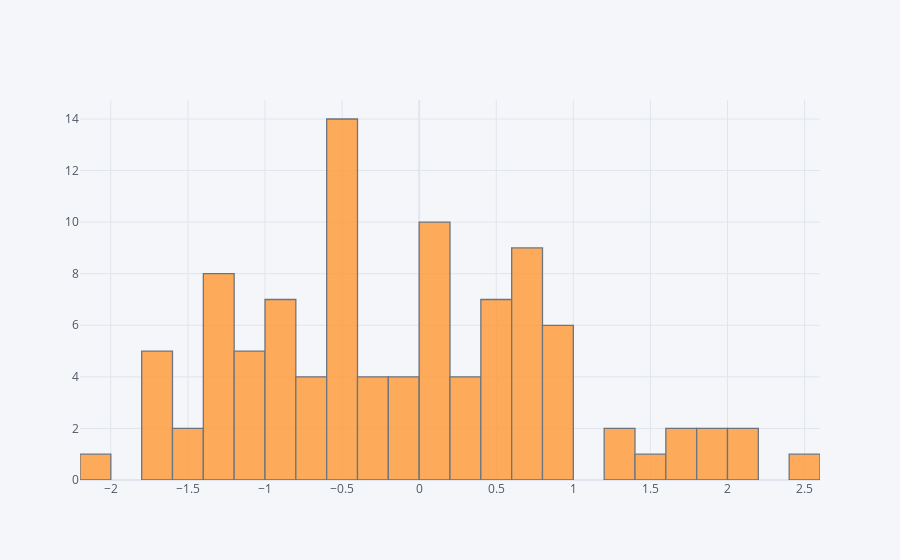

Notebook source saved alongside this figure:
### Code cell
df['A'].iplot(kind='hist',bins=25)

### Figure 1 — Plotly figure (JSON) as saved in the notebook; plotly's stock layout.template omitted (floating-point values rounded to 4 significant figures)
{"data": [{"histfunc": "count", "histnorm": "", "marker": {"color": "rgba(255, 153, 51, 1.0)", "line": {"color": "#4D5663", "width": 1.3}}, "name": "A", "nbinsx": 25, "opacity": 0.8, "orientation": "v", "type": "histogram", "x": [0.06788, -1.298, 1.579, 0.7242, 0.8926, 0.9604, 0.3854, -0.6464, 0.1881, 0.3232, 0.1, -0.4838, 0.05136, -1.068, 0.5831, -0.9116, 1.211, 0.5661, -1.616, -0.5263, 2.015, -1.233, -0.4746, 0.5059, -1.604, 0.7354, -0.4719, -0.4165, 0.1001, -0.5136, 0.8936, -0.4901, 0.699, -1.063, 0.6731, 0.5078, 0.4176, 1.3, -0.1178, -0.9276, -0.5962, -0.8705, -1.663, -1.228, -1.351, -0.9879, 0.5726, -1.315, -1.035, 0.7723, -1.41, -0.1538, -2.043, -1.314, -1.158, -0.8281, -0.4237, 0.7321, 2.492, -0.2813, 0.9982, 0.3067, 0.6921, -0.4554, 1.828, -0.9465, 1.79, -0.6013, -1.195, -0.4567, -0.1642, 0.2083, 0.1385, 0.8573, 0.03988, 0.04347, 0.6467, 1.664, -0.3838, -1.257, 0.7488, -0.2545, -1.614, 0.1516, -1.36, -0.4171, 0.4408, 1.903, -0.1312, -1.694, 0.1287, -0.3386, 2.054, -0.6797, 0.8877, -0.4147, -0.5253, -0.9409, -0.7778, -1.51]}], "layout": {"barmode": "overlay", "legend": {"bgcolor": "#F5F6F9", "font": {"color": "#4D5663"}}, "paper_bgcolor": "#F5F6F9", "plot_bgcolor": "#F5F6F9", "title": {"font": {"color": "#4D5663"}}, "xaxis": {"gridcolor": "#E1E5ED", "showgrid": true, "tickfont": {"color": "#4D5663"}, "title": {"font": {"color": "#4D5663"}, "text": ""}, "zerolinecolor": "#E1E5ED"}, "yaxis": {"gridcolor": "#E1E5ED", "showgrid": true, "tickfont": {"color": "#4D5663"}, "title": {"font": {"color": "#4D5663"}, "text": ""}, "zerolinecolor": "#E1E5ED"}}}
